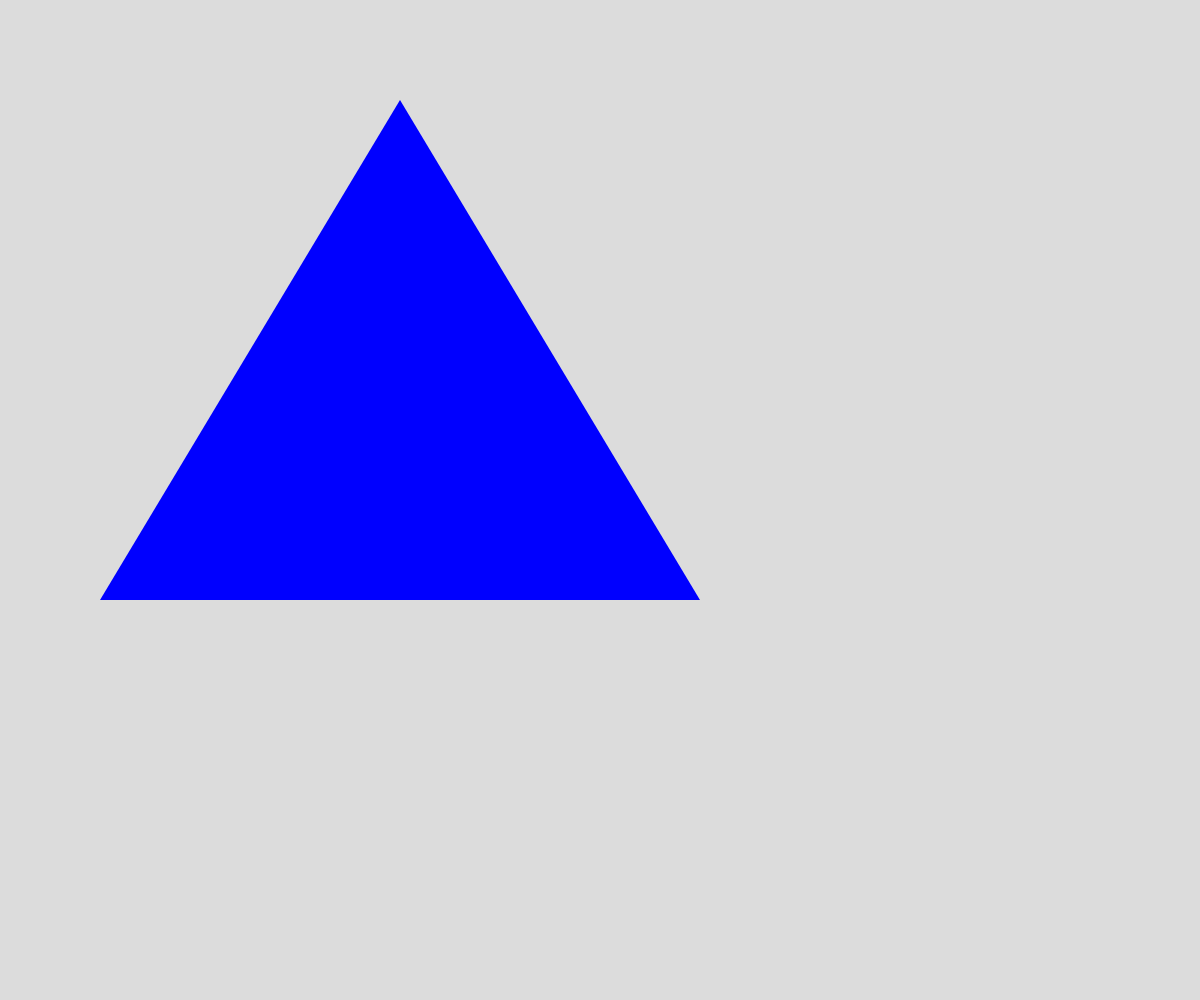
Frame 1 (no input)
Frame 60 (no input): identical to frame 1, image omitted
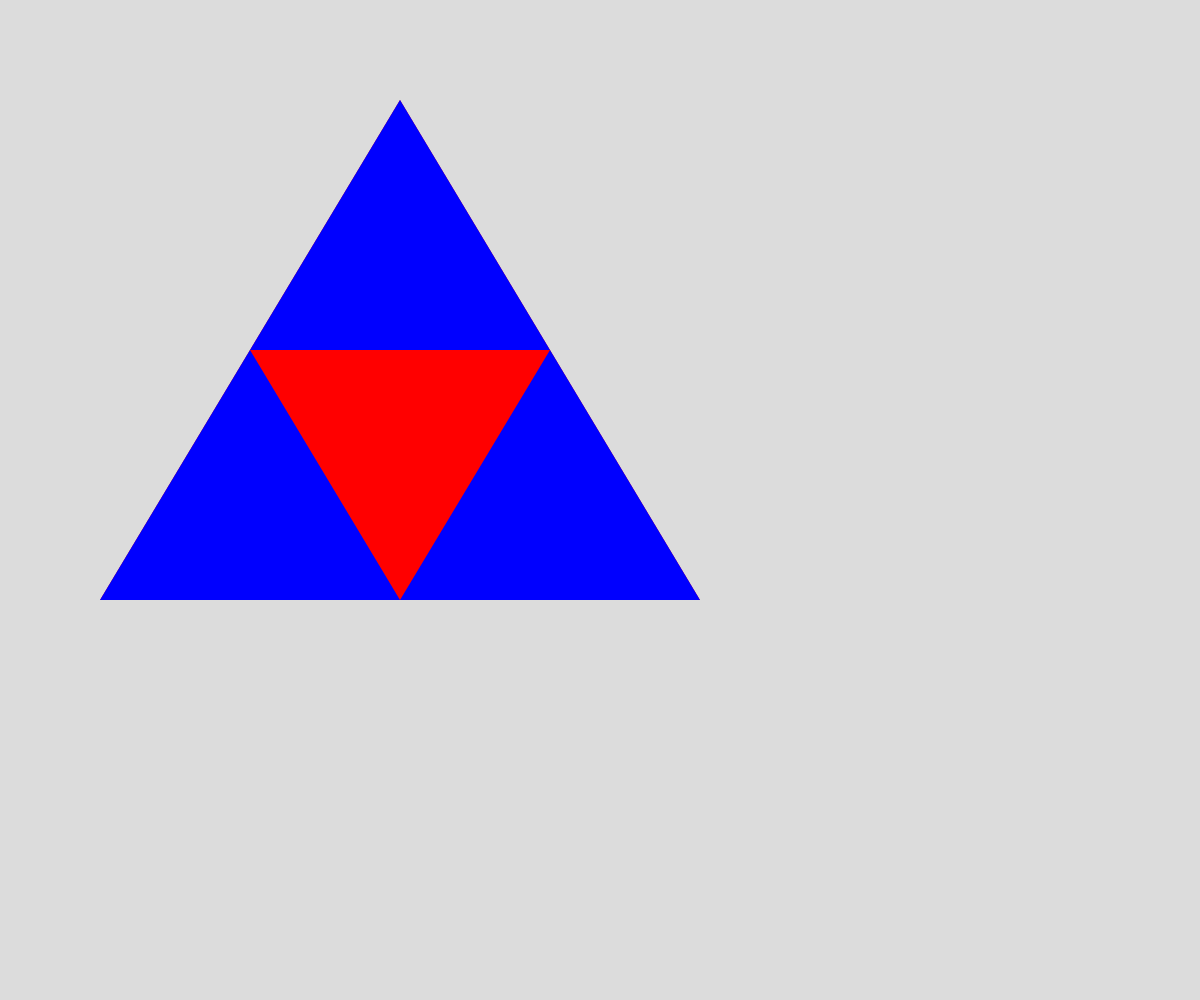
Frame 120 (the mouse pressed at the canvas centre since frame 60)

The p5.js sketch that drew these frames (run headless with seeded random() and noise() and a simulated clock; from frame 60 on, the mouse is pressed at the canvas centre):

// p5.js sketch
// ── sketch.js
// Sierpinksy Triangle Recursion Demo

let triangleVertices = [
  {x: 400, y: 100},
  {x: 100, y: 600},
  {x: 700, y: 600}
];
let numOfTri = 0;

function setup() {
  createCanvas(windowWidth, windowHeight);
  // console.log(getMidpoint(triangleVertices[0], triangleVertices[1]));
}

function draw() {
  background(220);
  sierpinski(triangleVertices, numOfTri);
}

function sierpinski(points, depth) {
  let theColors = ["blue", "red", "green", "white", "yellow", "pink", "orange", "black"];
  fill(theColors[depth]);
  noStroke();
  triangle(points[0].x, points[0].y, points[1].x, points[1].y, points[2].x, points[2].y);

  if (depth > 0) {
    sierpinski([points[1],
      getMidpoint(points[0], points[1]),
      getMidpoint(points[1], points[2])],
    depth - 1);

    sierpinski([points[0],
      getMidpoint(points[0], points[1]),
      getMidpoint(points[0], points[2])],
    depth - 1);

    sierpinski([points[2],
      getMidpoint(points[2], points[1]),
      getMidpoint(points[0], points[2])],
    depth - 1);
  }

}

function getMidpoint(point1, point2) {
  let midX = (point1.x + point2.x)/2;
  let midY = (point1.y + point2.y)/2;
  return {x: midX, y: midY};
}
function mousePressed() {
  if (numOfTri < 7) {
    numOfTri++;
  }
}
